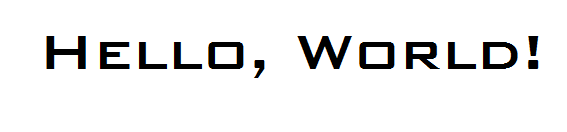
#> input picture Dataset/BankGothic_48.png, 567 x 132 px; its folder holds only this picture in this run
$ jupyter execute --allow-errors Font_Recog.ipynb   (shell and % lines are left out)   (older library calls are emulated)
#> lines starting #> are read from the running program, lines starting #| are printed output that depends on the picture
[cell 1]
from matplotlib.pyplot import imshow
import matplotlib.cm as cm
import matplotlib.pylab as plt
from keras.preprocessing.image import ImageDataGenerator
import numpy as np
import PIL
from PIL import ImageFilter
import cv2
import itertools
import random
import keras
import imutils
from imutils import paths
import os
from keras import optimizers
from keras.preprocessing.image import img_to_array
from sklearn.model_selection import train_test_split
from keras.utils import to_categorical
from keras import callbacks
from keras.models import Sequential
from keras.layers.normalization import BatchNormalization
from keras.layers import Dense, Dropout, Flatten
from keras.layers import Conv2D, MaxPooling2D , UpSampling2D ,Conv2DTranspose
from keras import backend as K

[cell 2]
def pil_image(img_path):
    pil_im =PIL.Image.open(img_path).convert('L')
    pil_im=pil_im.resize((105,105))
    return pil_im

### Adding Noise to image

[cell 3]
# [9 lines left out: function noise_image, not called in this run]

### Adding Blur to image

[cell 4]
# [5 lines left out: function blur_image, not called in this run]

### Rotation

[cell 5]
# [15 lines left out: function affine_rotation, not called in this run]

### Gradient

[cell 6]
# [4 lines left out: function gradient_fill, not called in this run]

### DataSet

[cell 7]
data_path = "Dataset/"
data=[]
labels=[]
imagePaths = sorted(list(paths.list_images(data_path)))
random.seed(42)
random.shuffle(imagePaths)

https://fonts.google.com/specimen/Oswald
https://fonts.google.com/specimen/Roboto
https://fonts.google.com/specimen/Open+Sans
https://fonts.google.com/specimen/Ubuntu
https://fonts.google.com/specimen/PT+Serif
https://fonts.google.com/specimen/Dancing+Script
https://fonts.google.com/specimen/Fredoka+One
https://fonts.google.com/specimen/Arimo
https://fonts.google.com/specimen/Noto+Sans
https://fonts.google.com/specimen/Patua+One

[cell 8]
def conv_label(label):
    label_dict = {
        'Oswald': 0,
        'Roboto': 1,
        'Open+Sans': 2,
        'Ubuntu': 3,
        'PT+Serif': 4,
        'Dancing+Script': 5,
        'Fredoka+One': 6,
        'Arimo': 7,
        'Noto+Sans': 8,
        'Patua+One': 9
    }
    return label_dict.get(label, -1)  # Returns -1 if label is not found

[cell 9]
augument=["blur","noise","affine","gradient"]
a=itertools.combinations(augument, 4)

for i in list(a):
    print(list(i))

#> (a cell that did not finish here is left out)

    pil_img = pil_image(imagePath)
#> in pil_image, `pil_im =PIL.Image.open(img_path).convert('L')`:
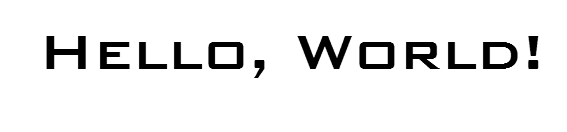
#> pil_im: PIL image 567x132 L; min 0, max 255, mean 237
#> in pil_image, `pil_im=pil_im.resize((105,105))`:
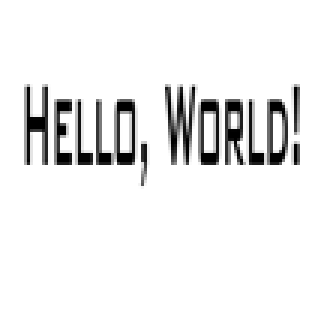
#> pil_im: PIL image 105x105 L (shown 3 times larger); min 0, max 255, mean 236.7

$ run again, on Dataset/arial_24.png
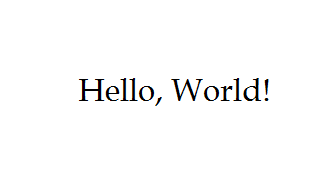
#> input picture Dataset/arial_24.png, 321 x 182 px
#> in pil_image, `pil_im =PIL.Image.open(img_path).convert('L')`:
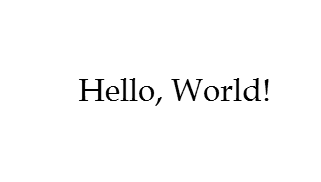
#> pil_im: PIL image 321x182 L; min 0, max 255, mean 250.4
#> in pil_image, `pil_im=pil_im.resize((105,105))`:
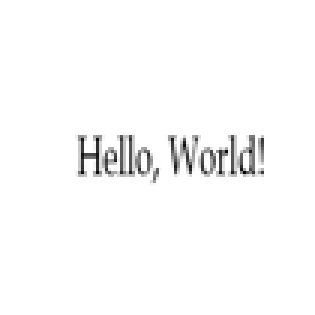
#> pil_im: PIL image 105x105 L (shown 3 times larger); min 3, max 255, mean 250.2

$ run again, on Dataset/opensans_24.png
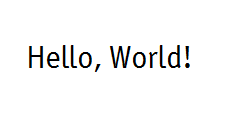
#> input picture Dataset/opensans_24.png, 247 x 125 px
#> in pil_image, `pil_im =PIL.Image.open(img_path).convert('L')`:
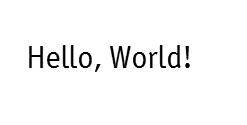
#> pil_im: PIL image 247x125 L; min 0, max 255, mean 246.8
#> in pil_image, `pil_im=pil_im.resize((105,105))`:
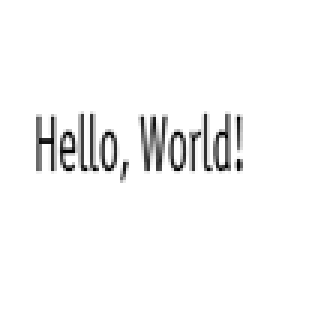
#> pil_im: PIL image 105x105 L (shown 3 times larger); min 0, max 255, mean 246.6

$ run again, on Dataset/BookAntiqua_24.png
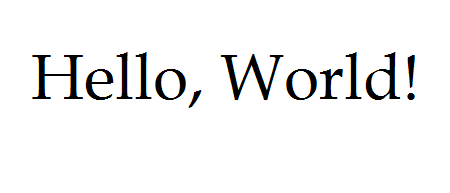
#> input picture Dataset/BookAntiqua_24.png, 450 x 193 px
#> in pil_image, `pil_im =PIL.Image.open(img_path).convert('L')`:
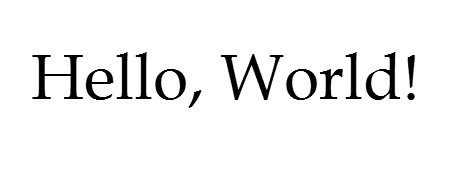
#> pil_im: PIL image 450x193 L; min 0, max 255, mean 242.4
#> in pil_image, `pil_im=pil_im.resize((105,105))`:
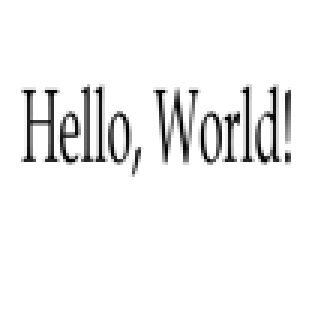
#> pil_im: PIL image 105x105 L (shown 3 times larger); min 0, max 255, mean 241.9
